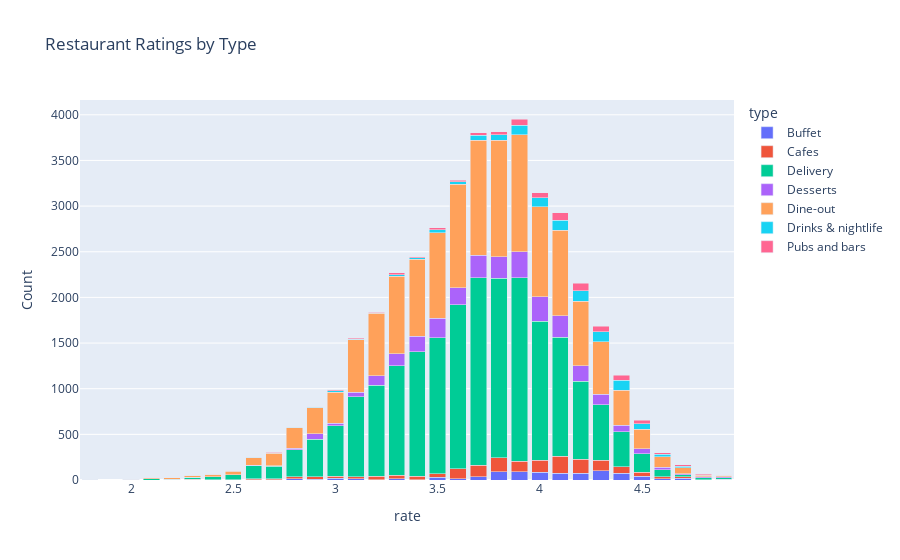

Notebook code cell kept with this figure:
### Markdown cell above
# Ratings by Type of Restaurants

### Code cell
# Create the crosstab
rate_type = pd.crosstab(df['rate'], df['type'])

# Create a stacked bar chart using Plotly Express
fig = px.bar(
    rate_type,
    barmode='stack',
    labels={'index': 'Rating', 'value': 'Count', 'variable': 'Restaurant Type'},
    title='Restaurant Ratings by Type'
)

# Display the figure
fig.show()

### Figure 1 — Plotly figure (JSON) as saved in the notebook; plotly's stock layout.template omitted (floating-point values rounded to 4 significant figures)
{"data": [{"hovertemplate": "type=Buffet<br>rate=%{x}<br>Count=%{y}<extra></extra>", "legendgroup": "Buffet", "marker": {"color": "#636efa", "pattern": {"shape": ""}}, "name": "Buffet", "orientation": "v", "showlegend": true, "textposition": "auto", "type": "bar", "x": [1.8, 2.0, 2.1, 2.2, 2.3, 2.4, 2.5, 2.6, 2.7, 2.8, 2.9, 3.0, 3.1, 3.2, 3.3, 3.4, 3.5, 3.6, 3.7, 3.8, 3.9, 4.0, 4.1, 4.2, 4.3, 4.4, 4.5, 4.6, 4.7, 4.8, 4.9], "xaxis": "x", "y": [0, 0, 0, 0, 5, 0, 1, 3, 4, 16, 8, 21, 13, 2, 15, 5, 28, 13, 37, 90, 91, 85, 72, 76, 99, 73, 42, 13, 21, 5, 9], "yaxis": "y"}, {"hovertemplate": "type=Cafes<br>rate=%{x}<br>Count=%{y}<extra></extra>", "legendgroup": "Cafes", "marker": {"color": "#EF553B", "pattern": {"shape": ""}}, "name": "Cafes", "orientation": "v", "showlegend": true, "textposition": "auto", "type": "bar", "x": [1.8, 2.0, 2.1, 2.2, 2.3, 2.4, 2.5, 2.6, 2.7, 2.8, 2.9, 3.0, 3.1, 3.2, 3.3, 3.4, 3.5, 3.6, 3.7, 3.8, 3.9, 4.0, 4.1, 4.2, 4.3, 4.4, 4.5, 4.6, 4.7, 4.8, 4.9], "xaxis": "x", "y": [0, 0, 0, 0, 1, 2, 2, 10, 9, 18, 28, 18, 22, 41, 39, 37, 38, 110, 126, 154, 116, 134, 189, 150, 119, 72, 41, 23, 12, 0, 0], "yaxis": "y"}, {"hovertemplate": "type=Delivery<br>rate=%{x}<br>Count=%{y}<extra></extra>", "legendgroup": "Delivery", "marker": {"color": "#00cc96", "pattern": {"shape": ""}}, "name": "Delivery", "orientation": "v", "showlegend": true, "textposition": "auto", "type": "bar", "x": [1.8, 2.0, 2.1, 2.2, 2.3, 2.4, 2.5, 2.6, 2.7, 2.8, 2.9, 3.0, 3.1, 3.2, 3.3, 3.4, 3.5, 3.6, 3.7, 3.8, 3.9, 4.0, 4.1, 4.2, 4.3, 4.4, 4.5, 4.6, 4.7, 4.8, 4.9], "xaxis": "x", "y": [0, 1, 16, 11, 22, 31, 53, 142, 136, 298, 412, 556, 875, 994, 1200, 1362, 1491, 1794, 2052, 1968, 2008, 1520, 1302, 855, 606, 383, 202, 75, 27, 17, 18], "yaxis": "y"}, {"hovertemplate": "type=Desserts<br>rate=%{x}<br>Count=%{y}<extra></extra>", "legendgroup": "Desserts", "marker": {"color": "#ab63fa", "pattern": {"shape": ""}}, "name": "Desserts", "orientation": "v", "showlegend": true, "textposition": "auto", "type": "bar", "x": [1.8, 2.0, 2.1, 2.2, 2.3, 2.4, 2.5, 2.6, 2.7, 2.8, 2.9, 3.0, 3.1, 3.2, 3.3, 3.4, 3.5, 3.6, 3.7, 3.8, 3.9, 4.0, 4.1, 4.2, 4.3, 4.4, 4.5, 4.6, 4.7, 4.8, 4.9], "xaxis": "x", "y": [0, 0, 0, 0, 0, 1, 1, 5, 9, 15, 57, 24, 53, 107, 127, 171, 216, 189, 244, 236, 287, 267, 236, 168, 117, 70, 55, 26, 10, 11, 7], "yaxis": "y"}, {"hovertemplate": "type=Dine-out<br>rate=%{x}<br>Count=%{y}<extra></extra>", "legendgroup": "Dine-out", "marker": {"color": "#FFA15A", "pattern": {"shape": ""}}, "name": "Dine-out", "orientation": "v", "showlegend": true, "textposition": "auto", "type": "bar", "x": [1.8, 2.0, 2.1, 2.2, 2.3, 2.4, 2.5, 2.6, 2.7, 2.8, 2.9, 3.0, 3.1, 3.2, 3.3, 3.4, 3.5, 3.6, 3.7, 3.8, 3.9, 4.0, 4.1, 4.2, 4.3, 4.4, 4.5, 4.6, 4.7, 4.8, 4.9], "xaxis": "x", "y": [5, 6, 8, 15, 23, 28, 41, 83, 136, 228, 284, 344, 573, 682, 851, 842, 936, 1132, 1261, 1272, 1281, 988, 936, 711, 571, 383, 218, 115, 65, 21, 16], "yaxis": "y"}, {"hovertemplate": "type=Drinks & nightlife<br>rate=%{x}<br>Count=%{y}<extra></extra>", "legendgroup": "Drinks & nightlife", "marker": {"color": "#19d3f3", "pattern": {"shape": ""}}, "name": "Drinks & nightlife", "orientation": "v", "showlegend": true, "textposition": "auto", "type": "bar", "x": [1.8, 2.0, 2.1, 2.2, 2.3, 2.4, 2.5, 2.6, 2.7, 2.8, 2.9, 3.0, 3.1, 3.2, 3.3, 3.4, 3.5, 3.6, 3.7, 3.8, 3.9, 4.0, 4.1, 4.2, 4.3, 4.4, 4.5, 4.6, 4.7, 4.8, 4.9], "xaxis": "x", "y": [0, 4, 0, 0, 0, 2, 1, 5, 6, 4, 8, 17, 8, 8, 18, 15, 34, 28, 58, 63, 105, 98, 110, 113, 111, 114, 60, 29, 18, 6, 2], "yaxis": "y"}, {"hovertemplate": "type=Pubs and bars<br>rate=%{x}<br>Count=%{y}<extra></extra>", "legendgroup": "Pubs and bars", "marker": {"color": "#FF6692", "pattern": {"shape": ""}}, "name": "Pubs and bars", "orientation": "v", "showlegend": true, "textposition": "auto", "type": "bar", "x": [1.8, 2.0, 2.1, 2.2, 2.3, 2.4, 2.5, 2.6, 2.7, 2.8, 2.9, 3.0, 3.1, 3.2, 3.3, 3.4, 3.5, 3.6, 3.7, 3.8, 3.9, 4.0, 4.1, 4.2, 4.3, 4.4, 4.5, 4.6, 4.7, 4.8, 4.9], "xaxis": "x", "y": [0, 0, 0, 0, 0, 2, 1, 1, 3, 1, 4, 10, 6, 6, 22, 12, 19, 17, 26, 33, 66, 52, 80, 81, 59, 51, 38, 19, 14, 6, 3], "yaxis": "y"}], "layout": {"barmode": "stack", "legend": {"title": {"text": "type"}, "tracegroupgap": 0}, "title": {"text": "Restaurant Ratings by Type"}, "xaxis": {"anchor": "y", "domain": [0, 1], "title": {"text": "rate"}}, "yaxis": {"anchor": "x", "domain": [0, 1], "title": {"text": "Count"}}}}
